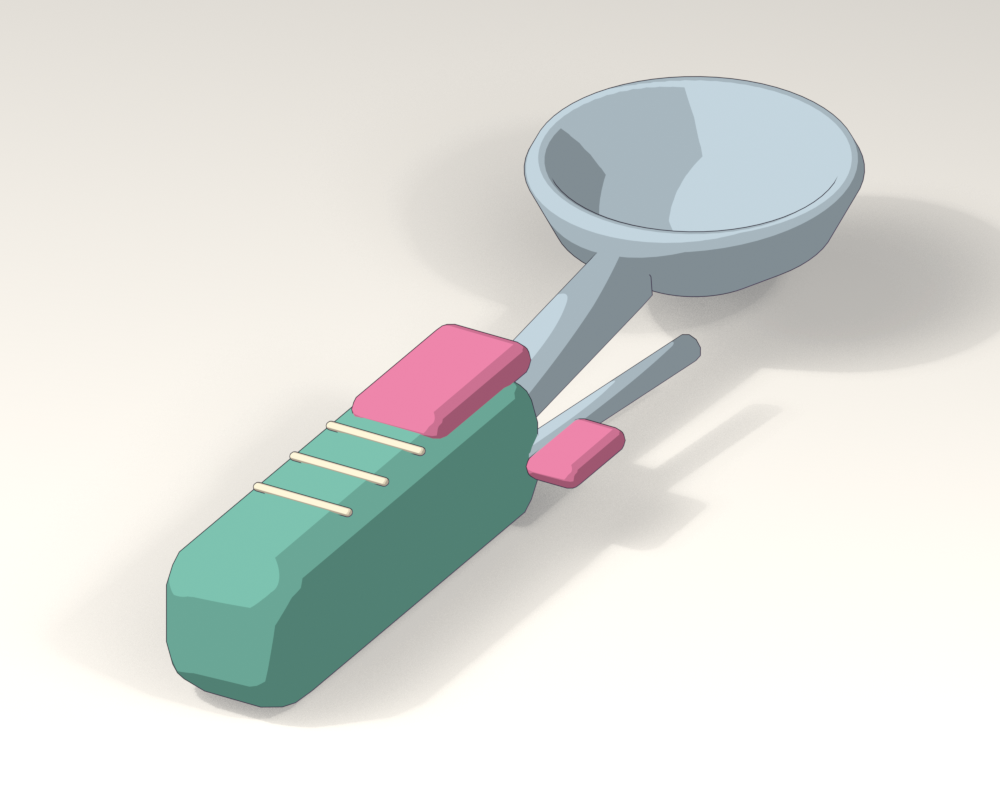
#> input picture Art/Previews/ArtStyleRound2/Cel_Scooper.png, 1000 x 800 px, given in place of Soft_Stand.png, which was not available
$ python compose_art_style_round2.py
#> lines starting #> are read from the running program, lines starting #| are printed output that depends on the picture; pictures that were not available may be replaced by others from this repository, and a replacement may not be noted
"""Label the eight Blender renders for direct comparison."""
from pathlib import Path
from PIL import Image, ImageDraw, ImageFont

folder=Path(__file__).resolve().parents[2]/'Art/Previews/ArtStyleRound2'
font=Path('C:/Windows/Fonts')
regular=ImageFont.truetype(str(font/'segoeui.ttf'),25)
small=ImageFont.truetype(str(font/'segoeui.ttf'),21)
heading=ImageFont.truetype(str(font/'segoeuib.ttf'),40)
label=ImageFont.truetype(str(font/'segoeuib.ttf'),29)
sheet=Image.new('RGB',(1840,3340),'#f5f1e9')
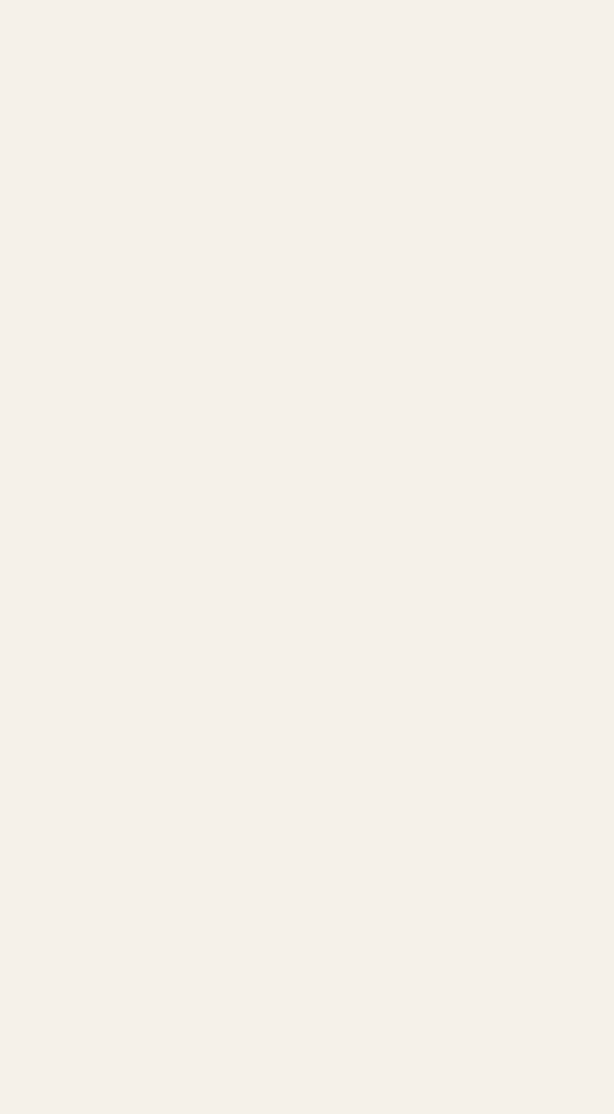
#> sheet: PIL image 1840x3340 RGB (shown at 1/3 size); mean R, G, B 245, 241, 233
draw=ImageDraw.Draw(sheet)
draw.text((35,25),'Soft or cel? / Shop and serving props',font=heading,fill='#382f42')
draw.text((35,86),'Four more objects in each style. Same colors and camera angles.',font=regular,fill='#675d6a')
for column,(style,title) in enumerate([('Soft','A / Soft toy town'),('Cel','B / Cel cartoon')]):
    x=35+column*895
    draw.text((x,142),title,font=label,fill='#382f42')
    for row,(file,title) in enumerate([('Stand','Ice cream stand'),('Waffle_iron','Waffle iron'),('Serving_bowl','Serving bowl'),('Scooper','Scooper')]):
        y=202+row*770
        draw.text((x,y),title,font=regular,fill='#675d6a')
        render=Image.open(folder/f'{style}_{file}.png').convert('RGB').resize((875,700),Image.Resampling.LANCZOS)
        sheet.paste(render,(x,y+38))
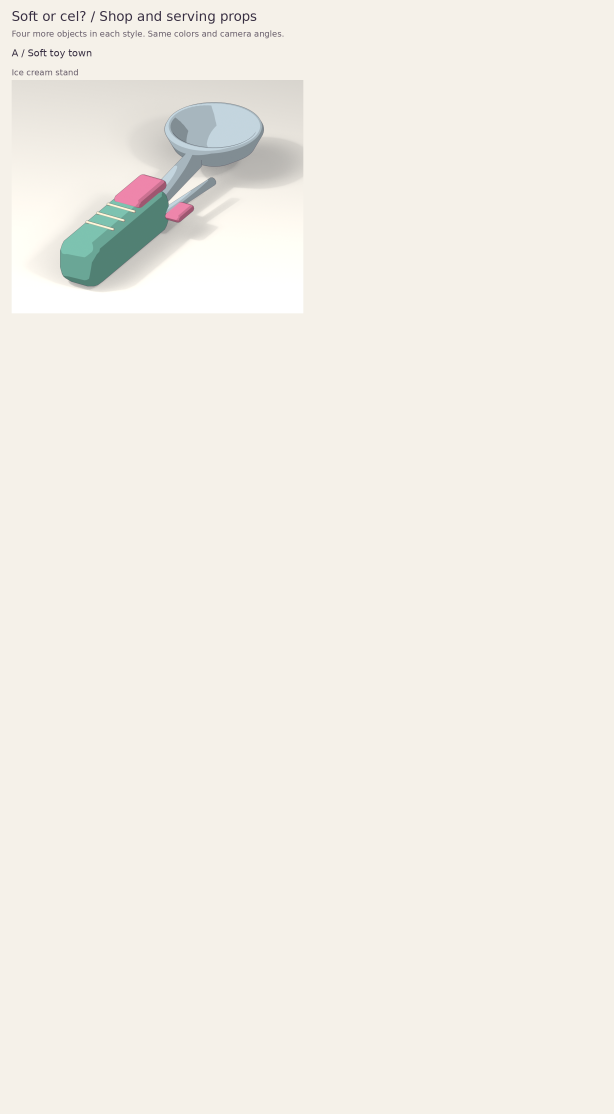
#> sheet: PIL image 1840x3340 RGB (shown at 1/3 size); mean R, G, B 242.1, 238.7, 231.1
#> (the run stopped early here; a loop or call above may not have finished)
